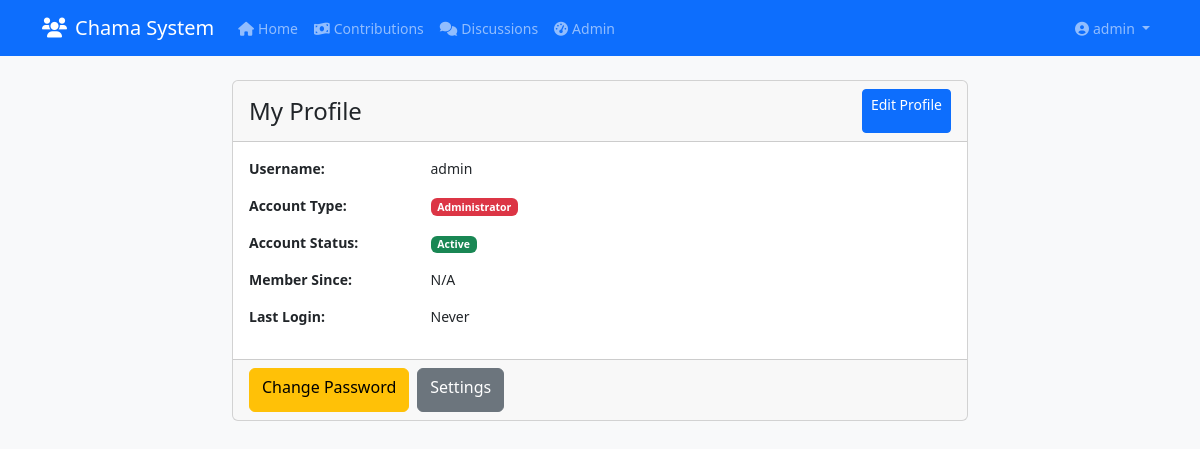
The page /account/profile (signed in) on the database as committed earlier.
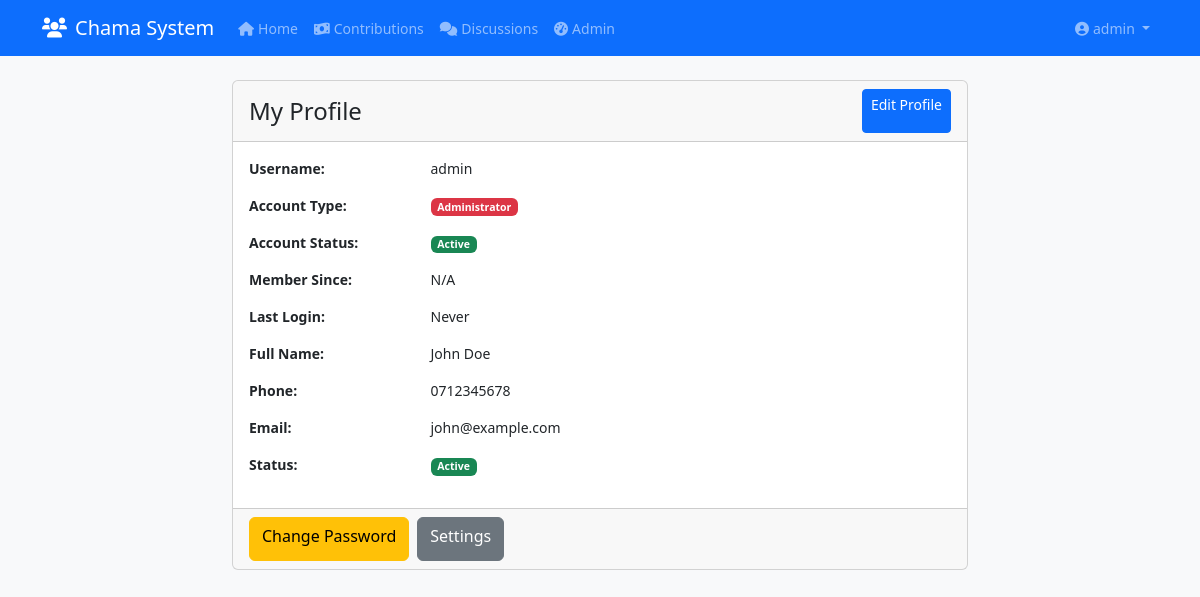
The same page on the database as committed later.
### fixed_app.py (models this page shows, shortened)
class Member(db.Model):
    id = db.Column(db.Integer, primary_key=True)
    name = db.Column(db.String(100), nullable=False)
    phone = db.Column(db.String(20), nullable=False, unique=True)
    email = db.Column(db.String(100))
    join_date = db.Column(db.DateTime, default=datetime.utcnow)
    status = db.Column(db.String(20), default='Active')
    user_id = db.Column(db.Integer, db.ForeignKey('user.id'))

### fixed_app.py (the view)
@app.route('/account/profile')
@login_required
def account_profile():
    member = Member.query.filter_by(user_id=current_user.id).first()
    return render_template('account/profile.html', user=current_user, member=member)

### fixed_app.py (called while the page is built)
@login_manager.user_loader
def load_user(user_id):
    return User.query.get(int(user_id))

### templates/account/profile.html (shortened to what this page needs)
{% extends "base.html" %}
{% block content %}
<div class="container mt-4">
    <div class="row">
        <div class="col-md-8 mx-auto">
            <div class="card">
                <div class="card-header d-flex justify-content-between align-items-center">
                    <h4 class="mb-0">My Profile</h4>
                    <a href="{{ url_for('account.edit_profile') }}" class="btn btn-primary btn-sm">Edit Profile</a>
                </div>
                <div class="card-body">
                    <div class="row mb-3">
                        <div class="col-sm-3"><strong>Username:</strong></div>
                        <div class="col-sm-9">{{ user.username }}</div>
                    </div>
                    <div class="row mb-3">
                        <div class="col-sm-3"><strong>Account Type:</strong></div>
                        <div class="col-sm-9">
                            {% if user.is_admin %}
                                <span class="badge bg-danger">Administrator</span>
                            {% else %}
                                <span class="badge bg-primary">Member</span>
                            {% endif %}
                        </div>
                    </div>
                    <div class="row mb-3">
                        <div class="col-sm-3"><strong>Account Status:</strong></div>
                        <div class="col-sm-9">
                            {% if user.is_active %}
                                <span class="badge bg-success">Active</span>
                            {% else %}
                                <span class="badge bg-secondary">Inactive</span>
                            {% endif %}
                        </div>
                    </div>
                    <div class="row mb-3">
                        <div class="col-sm-3"><strong>Member Since:</strong></div>
                        <div class="col-sm-9">{{ user.created_at.strftime('%B %d, %Y') if user.created_at else 'N/A' }}</div>
                    </div>
                    <div class="row mb-3">
                        <div class="col-sm-3"><strong>Last Login:</strong></div>
                        <div class="col-sm-9">{{ user.last_login.strftime('%B %d, %Y at %I:%M %p') if user.last_login else 'Never' }}</div>
                    </div>
                    {% if member %}
                    <div class="row mb-3">
                        <div class="col-sm-3"><strong>Full Name:</strong></div>
                        <div class="col-sm-9">{{ member.name }}</div>
                    </div>
                    <div class="row mb-3">
                        <div class="col-sm-3"><strong>Phone:</strong></div>
                        <div class="col-sm-9">{{ member.phone }}</div>
                    </div>
                    <div class="row mb-3">
                        <div class="col-sm-3"><strong>Email:</strong></div>
                        <div class="col-sm-9">{{ member.email or 'Not provided' }}</div>
                    </div>
                    <div class="row mb-3">
                        <div class="col-sm-3"><strong>Status:</strong></div>
                        <div class="col-sm-9">
                            <span class="badge bg-success">{{ member.status }}</span>
                        </div>
                    </div>
                    {% endif %}
                </div>
                <div class="card-footer">
                    <div class="d-flex gap-2">
                        <a href="{{ url_for('account.change_password') }}" class="btn btn-warning">Change Password</a>
                        <a href="{{ url_for('account.settings') }}" class="btn btn-secondary">Settings</a>
                    </div>
                </div>
            </div>
        </div>
    </div>
</div>
{% endblock %}

Rows that differ between the two databases and show on the page:
now on this page (row edited): Member: name "John Doe", phone "0712345678", email "john@example.com", status "Active"
Other text that changed with them:
text now shown: "Full Name: Phone: Email: Status:"
